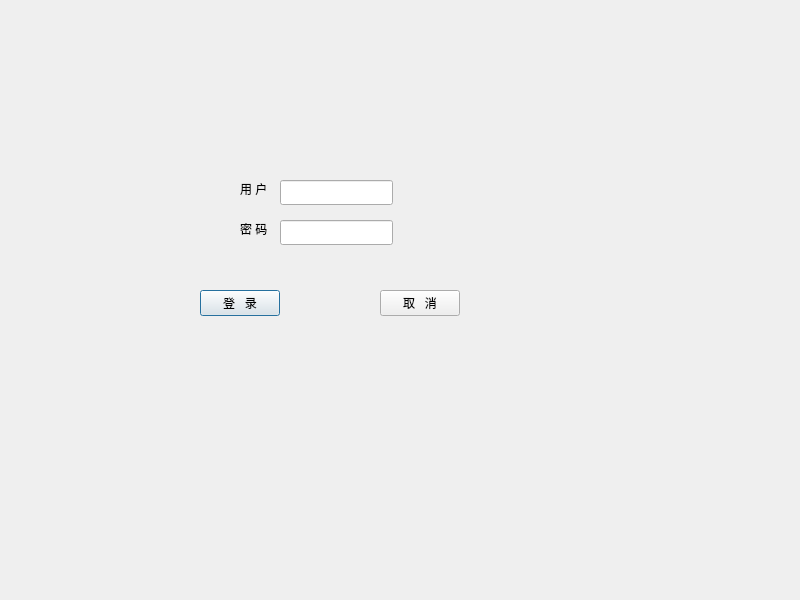
<?xml version="1.0" encoding="UTF-8"?>
<ui version="4.0">
 <class>logindialog</class>
 <widget class="QDialog" name="logindialog">
  <property name="geometry">
   <rect>
    <x>0</x>
    <y>0</y>
    <width>800</width>
    <height>600</height>
   </rect>
  </property>
  <widget class="QLabel" name="imgLabel">
   <property name="geometry">
    <rect>
     <x>0</x>
     <y>0</y>
     <width>661</width>
     <height>381</height>
    </rect>
   </property>
   <property name="text">
    <string/>
   </property>
   <property name="pixmap">
    <pixmap resource="imgLabel.qrc">:/login.png</pixmap>
   </property>
  </widget>
  <widget class="QLabel" name="label">
   <property name="geometry">
    <rect>
     <x>240</x>
     <y>180</y>
     <width>55</width>
     <height>18</height>
    </rect>
   </property>
   <property name="text">
    <string>&lt;html&gt;&lt;head/&gt;&lt;body&gt;&lt;p&gt;用 户&lt;/p&gt;&lt;/body&gt;&lt;/html&gt;</string>
   </property>
  </widget>
  <widget class="QLabel" name="label_2">
   <property name="geometry">
    <rect>
     <x>240</x>
     <y>220</y>
     <width>55</width>
     <height>18</height>
    </rect>
   </property>
   <property name="text">
    <string>密 码</string>
   </property>
  </widget>
  <widget class="QLineEdit" name="accountLineEdit">
   <property name="geometry">
    <rect>
     <x>280</x>
     <y>180</y>
     <width>113</width>
     <height>25</height>
    </rect>
   </property>
  </widget>
  <widget class="QLineEdit" name="codeLineEdit">
   <property name="geometry">
    <rect>
     <x>280</x>
     <y>220</y>
     <width>113</width>
     <height>25</height>
    </rect>
   </property>
   <property name="echoMode">
    <enum>QLineEdit::Password</enum>
   </property>
  </widget>
  <widget class="QPushButton" name="loginPushButton">
   <property name="geometry">
    <rect>
     <x>200</x>
     <y>290</y>
     <width>80</width>
     <height>26</height>
    </rect>
   </property>
   <property name="text">
    <string>登   录</string>
   </property>
  </widget>
  <widget class="QPushButton" name="cancelPushButton">
   <property name="geometry">
    <rect>
     <x>380</x>
     <y>290</y>
     <width>80</width>
     <height>26</height>
    </rect>
   </property>
   <property name="text">
    <string>取   消</string>
   </property>
  </widget>
 </widget>
 <resources>
  <include location="imgLabel.qrc"/>
 </resources>
 <connections/>
</ui>
